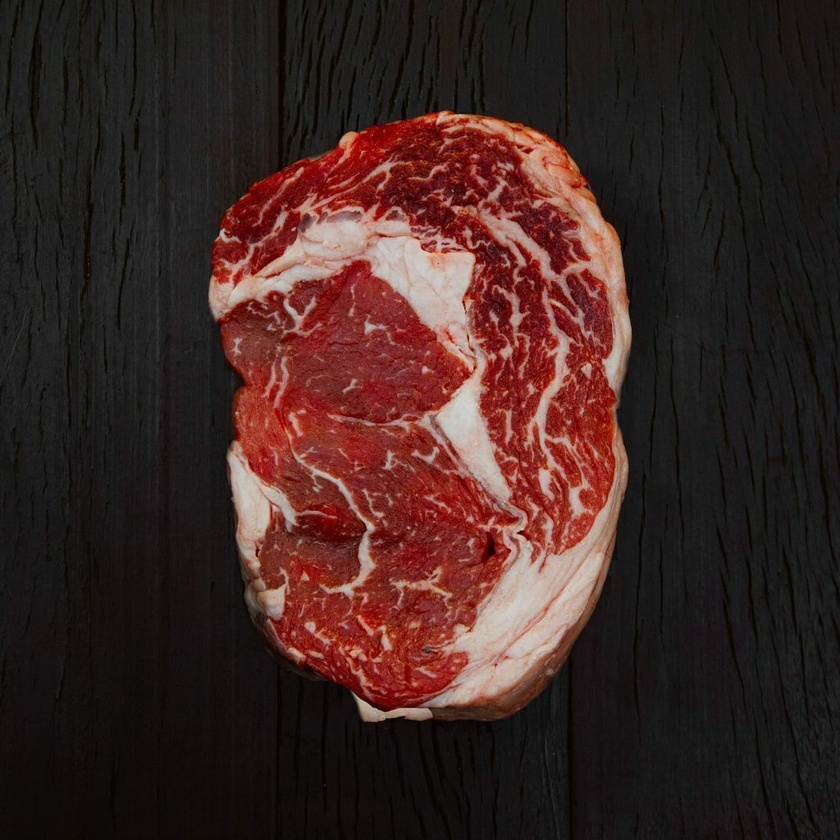
#> input picture data/imgs/001.jpg, 840 x 840 px, shrunk from 1024 x 1024 before the run
$ jupyter execute 'preprocess copy 2.ipynb'
#> lines starting #> are read from the running program, lines starting #| are printed output that depends on the picture; after the words box and inside, x2 and y2 are one past the last pixel; in counts of white or black regions, pixels touching at a corner belong together
[cell 1]
# Script completo para preprocesamiento de la imagen y resaltar diferencias entre carne (rojo) y grasa (blanco)

import cv2
import numpy as np
import matplotlib.pyplot as plt

# Cargar imagen original (usamos '001.jpg' como en tu notebook)
image_bgr = cv2.imread('../data/imgs/001.jpg')
#> image_bgr is the input picture: shape (840, 840, 3); mean B, G, R 35.7, 38.8, 61.9
image_rgb = cv2.cvtColor(image_bgr, cv2.COLOR_BGR2RGB)

# Paso 1: Convertir a espacio de color LAB para mejorar contraste
lab = cv2.cvtColor(image_rgb, cv2.COLOR_RGB2LAB)
#> lab: shape (840, 840, 3); mean of channels 0, 1, 2 46.6, 137.1, 135
clahe = cv2.createCLAHE(clipLimit=3.0, tileGridSize=(8, 8))
lab[:, :, 0] = clahe.apply(lab[:, :, 0])  # Aplicar solo a la luminancia
#> lab: shape (840, 840, 3); mean of channels 0, 1, 2 76.5, 137.1, 135

# Paso 2: Convertir de vuelta a RGB
image_clahe_rgb = cv2.cvtColor(lab, cv2.COLOR_LAB2RGB)
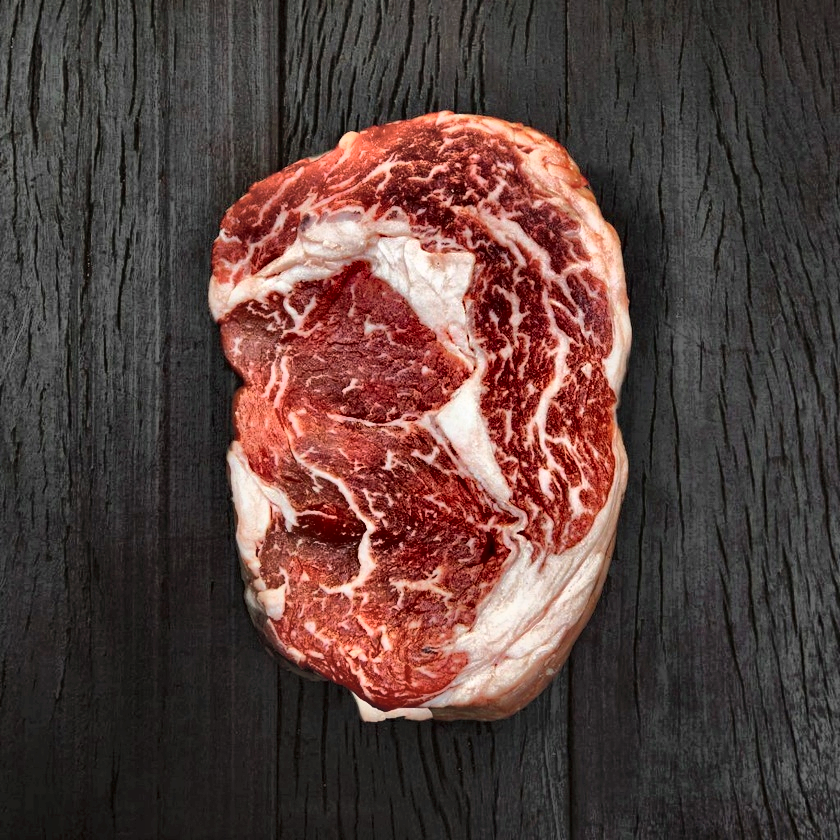
#> image_clahe_rgb: shape (840, 840, 3); mean R, G, B 89.1, 65.9, 62

# Paso 3: Convertir a HSV
hsv = cv2.cvtColor(image_clahe_rgb, cv2.COLOR_RGB2HSV)
#> hsv: shape (840, 840, 3); mean H, S, V 31.6, 57.2, 89.3

# Paso 4: Extraer canales útiles
hue = hsv[:, :, 0]        # tono
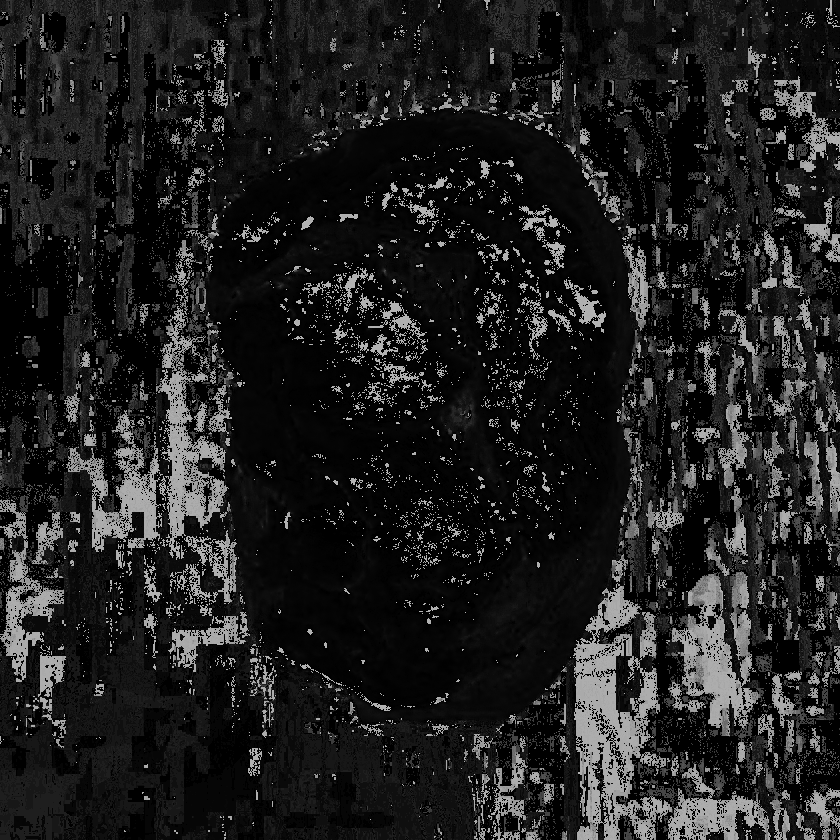
#> hue: shape (840, 840); min 0, max 179, mean 31.6
saturation = hsv[:, :, 1] # saturación
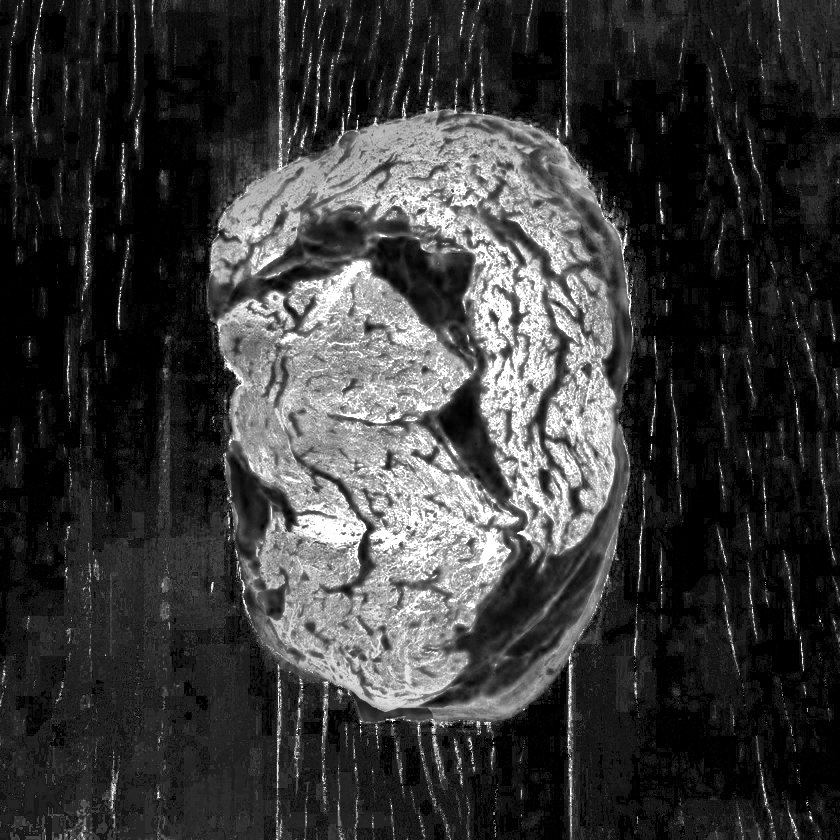
#> saturation: shape (840, 840); min 0, max 255, mean 57.2
value = hsv[:, :, 2]      # brillo
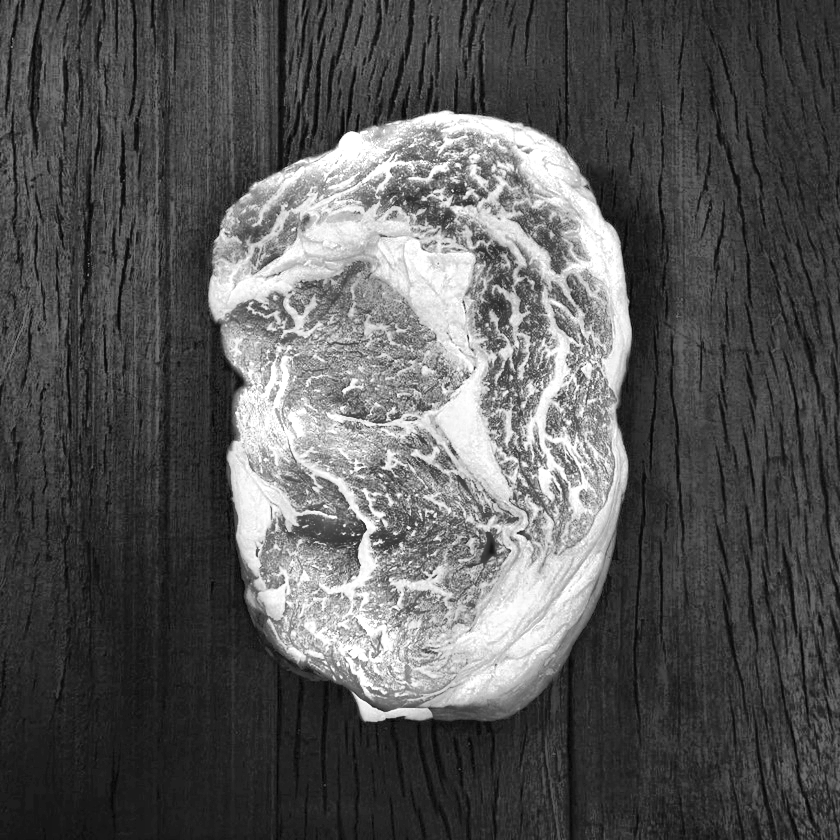
#> value: shape (840, 840); min 1, max 255, mean 89.3

# Paso 5: Crear máscaras básicas por umbrales empíricos
# Carne: más saturación, tono rojizo
# Grasa: menos saturación, más valor (brillo)
mask_carne = (hue < 15) & (saturation > 60)
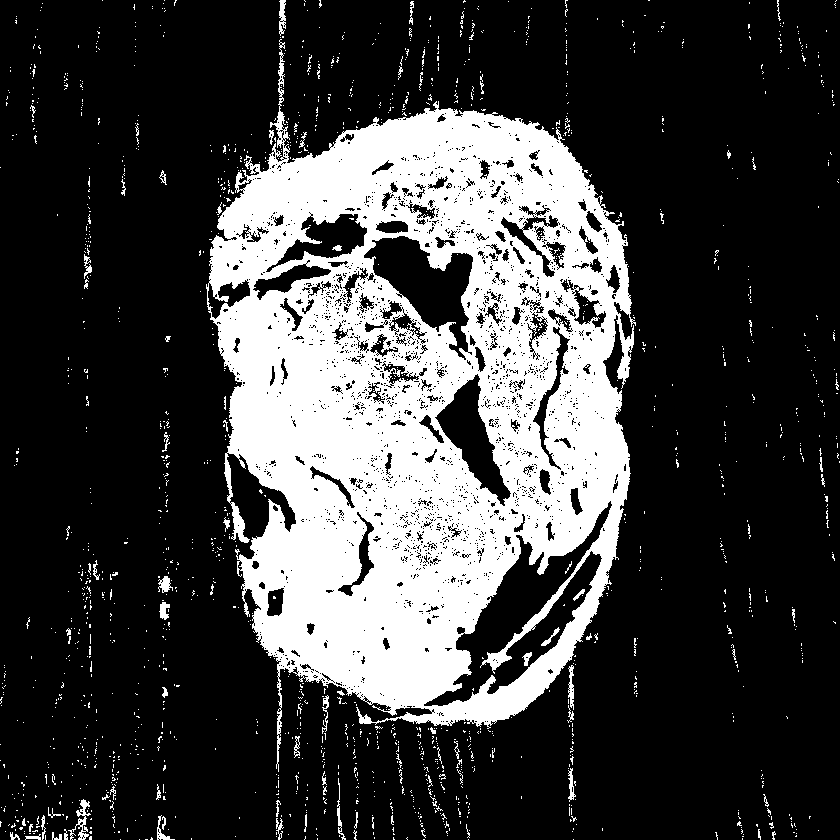
#> mask_carne: shape (840, 840) bool; 25.1% white; 1607 white regions (1530 under 20 px), largest, box (x1, y1, x2, y2) and area: (206, 39, 636, 772) 168426, (68, 799, 91, 840) 290, (279, 0, 286, 36) 172
mask_grasa = (saturation < 50) & (value > 160)
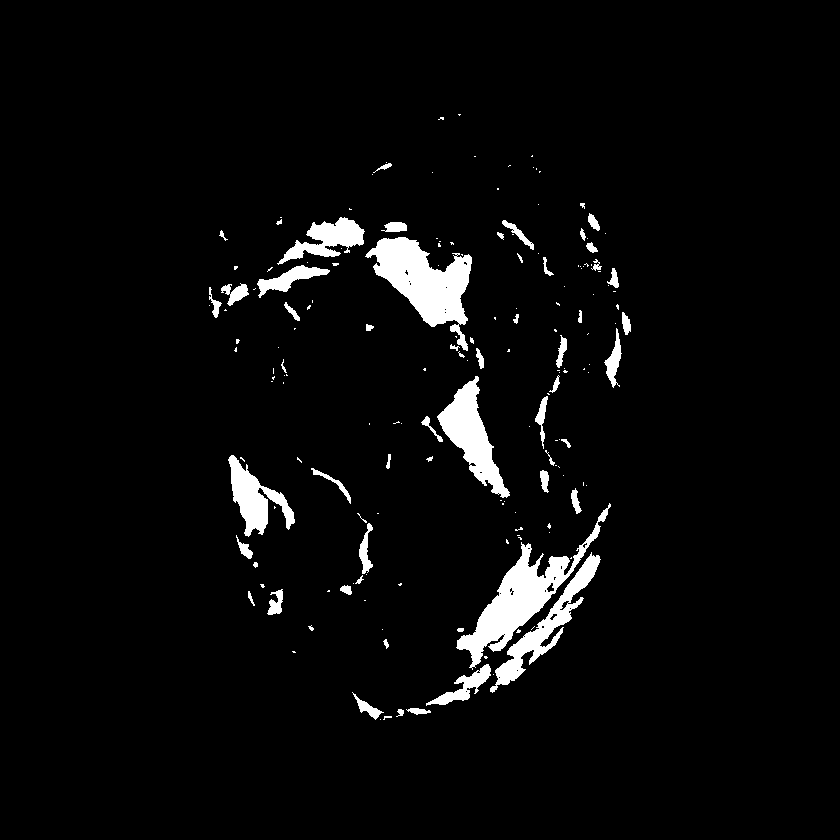
#> mask_grasa: shape (840, 840) bool; 4% white; 175 white regions (119 under 20 px), largest, box (x1, y1, x2, y2) and area: (365, 237, 472, 351) 5378, (456, 503, 611, 670) 5285, (437, 376, 510, 498) 3283

# Paso 6: Visualización
fig, axs = plt.subplots(1, 4, figsize=(18, 5))
axs[0].imshow(image_rgb)
axs[0].set_title("Imagen original")
axs[1].imshow(image_clahe_rgb)
axs[1].set_title("Con contraste mejorado (CLAHE)")
axs[2].imshow(mask_carne, cmap='Reds')
axs[2].set_title("Máscara Carne (Rojo)")
axs[3].imshow(mask_grasa, cmap='Blues')
axs[3].set_title("Máscara Grasa (Blanco)")
for ax in axs:
    ax.axis('off')
plt.tight_layout()
plt.show()
